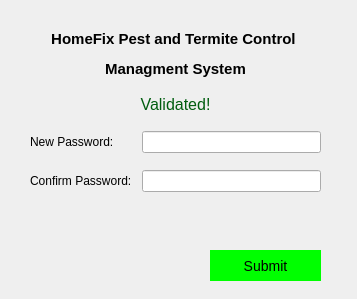
<?xml version="1.0" encoding="UTF-8"?>
<ui version="4.0">
 <class>changePassword</class>
 <widget class="QDialog" name="changePassword">
  <property name="enabled">
   <bool>true</bool>
  </property>
  <property name="geometry">
   <rect>
    <x>0</x>
    <y>0</y>
    <width>357</width>
    <height>299</height>
   </rect>
  </property>
  <property name="minimumSize">
   <size>
    <width>357</width>
    <height>299</height>
   </size>
  </property>
  <property name="maximumSize">
   <size>
    <width>357</width>
    <height>299</height>
   </size>
  </property>
  <property name="windowTitle">
   <string>Change Password</string>
  </property>
  <property name="sizeGripEnabled">
   <bool>false</bool>
  </property>
  <widget class="QPushButton" name="changePassSubmitBtn_2">
   <property name="geometry">
    <rect>
     <x>210</x>
     <y>250</y>
     <width>111</width>
     <height>31</height>
    </rect>
   </property>
   <property name="styleSheet">
    <string notr="true">border: none;
background-color: rgb(0, 255, 0);
font-size: 14px;

</string>
   </property>
   <property name="text">
    <string>Submit</string>
   </property>
  </widget>
  <widget class="QWidget" name="layoutWidget">
   <property name="geometry">
    <rect>
     <x>30</x>
     <y>30</y>
     <width>291</width>
     <height>192</height>
    </rect>
   </property>
   <layout class="QFormLayout" name="formLayout">
    <property name="horizontalSpacing">
     <number>10</number>
    </property>
    <property name="verticalSpacing">
     <number>17</number>
    </property>
    <item row="0" column="0" colspan="2">
     <widget class="QLabel" name="titleLabel">
      <property name="styleSheet">
       <string notr="true"/>
      </property>
      <property name="text">
       <string>&lt;html&gt;&lt;head/&gt;&lt;body&gt;&lt;p align=&quot;center&quot;&gt;&lt;span style=&quot; font-size:11pt; font-weight:700;&quot;&gt;HomeFix Pest and Termite Control &lt;/span&gt;&lt;/p&gt;&lt;p align=&quot;center&quot;&gt;&lt;span style=&quot; font-size:11pt; font-weight:700;&quot;&gt;Managment System&lt;/span&gt;&lt;/p&gt;&lt;/body&gt;&lt;/html&gt;</string>
      </property>
     </widget>
    </item>
    <item row="1" column="0" colspan="2">
     <widget class="QLabel" name="label_3">
      <property name="styleSheet">
       <string notr="true">color:#005D0F</string>
      </property>
      <property name="text">
       <string>&lt;html&gt;&lt;head/&gt;&lt;body&gt;&lt;p align=&quot;center&quot;&gt;&lt;span style=&quot; font-size:12pt;&quot;&gt;Validated!&lt;/span&gt;&lt;/p&gt;&lt;/body&gt;&lt;/html&gt;</string>
      </property>
     </widget>
    </item>
    <item row="2" column="0">
     <widget class="QLabel" name="label">
      <property name="text">
       <string>New Password:</string>
      </property>
     </widget>
    </item>
    <item row="2" column="1">
     <widget class="QLineEdit" name="lineEdit"/>
    </item>
    <item row="3" column="0">
     <widget class="QLabel" name="label_2">
      <property name="text">
       <string>Confirm Password:</string>
      </property>
     </widget>
    </item>
    <item row="3" column="1">
     <widget class="QLineEdit" name="lineEdit_2"/>
    </item>
   </layout>
  </widget>
 </widget>
 <resources/>
 <connections/>
</ui>
